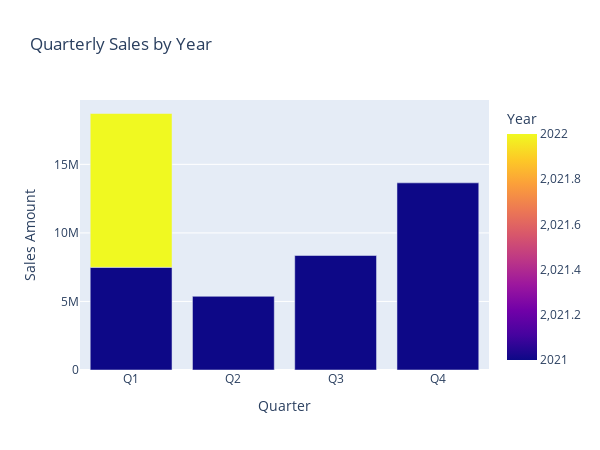

Source (notebook cell):
### Code cell
import plotly.express as px

fig = px.bar(
    quarterly_sales,
    x="Quarter",
    y="Sales_Amount",
    color="Year",
    barmode="group",
    title="Quarterly Sales by Year"
)
fig.update_layout(
    width=600, 
    height=450,
    yaxis_title="Sales Amount"
)
fig.show()

### Figure 1 — Plotly figure (JSON) as saved in the notebook; plotly's stock layout.template omitted (floating-point values rounded to 4 significant figures)
{"data": [{"alignmentgroup": "True", "hovertemplate": "Quarter=%{x}<br>Sales_Amount=%{y}<br>Year=%{marker.color}<extra></extra>", "legendgroup": "", "marker": {"color": [2021, 2022, 2021, 2021, 2021], "coloraxis": "coloraxis", "pattern": {"shape": ""}}, "name": "", "offsetgroup": "", "orientation": "v", "showlegend": false, "textposition": "auto", "type": "bar", "x": ["Q1", "Q1", "Q2", "Q3", "Q4"], "xaxis": "x", "y": [7491000.0, 11220000.0, 5374000.0, 8351000.0, 13650000.0], "yaxis": "y"}], "layout": {"barmode": "group", "coloraxis": {"colorbar": {"title": {"text": "Year"}}, "colorscale": [[0, "#0d0887"], [0.1111, "#46039f"], [0.2222, "#7201a8"], [0.3333, "#9c179e"], [0.4444, "#bd3786"], [0.5556, "#d8576b"], [0.6667, "#ed7953"], [0.7778, "#fb9f3a"], [0.8889, "#fdca26"], [1, "#f0f921"]]}, "height": 450, "legend": {"tracegroupgap": 0}, "title": {"text": "Quarterly Sales by Year"}, "width": 600, "xaxis": {"anchor": "y", "autorange": true, "domain": [0, 1], "range": [-0.5, 3.5], "title": {"text": "Quarter"}, "type": "category"}, "yaxis": {"anchor": "x", "autorange": true, "domain": [0, 1], "range": [0, 19690000.0], "title": {"text": "Sales Amount"}, "type": "linear"}}}
